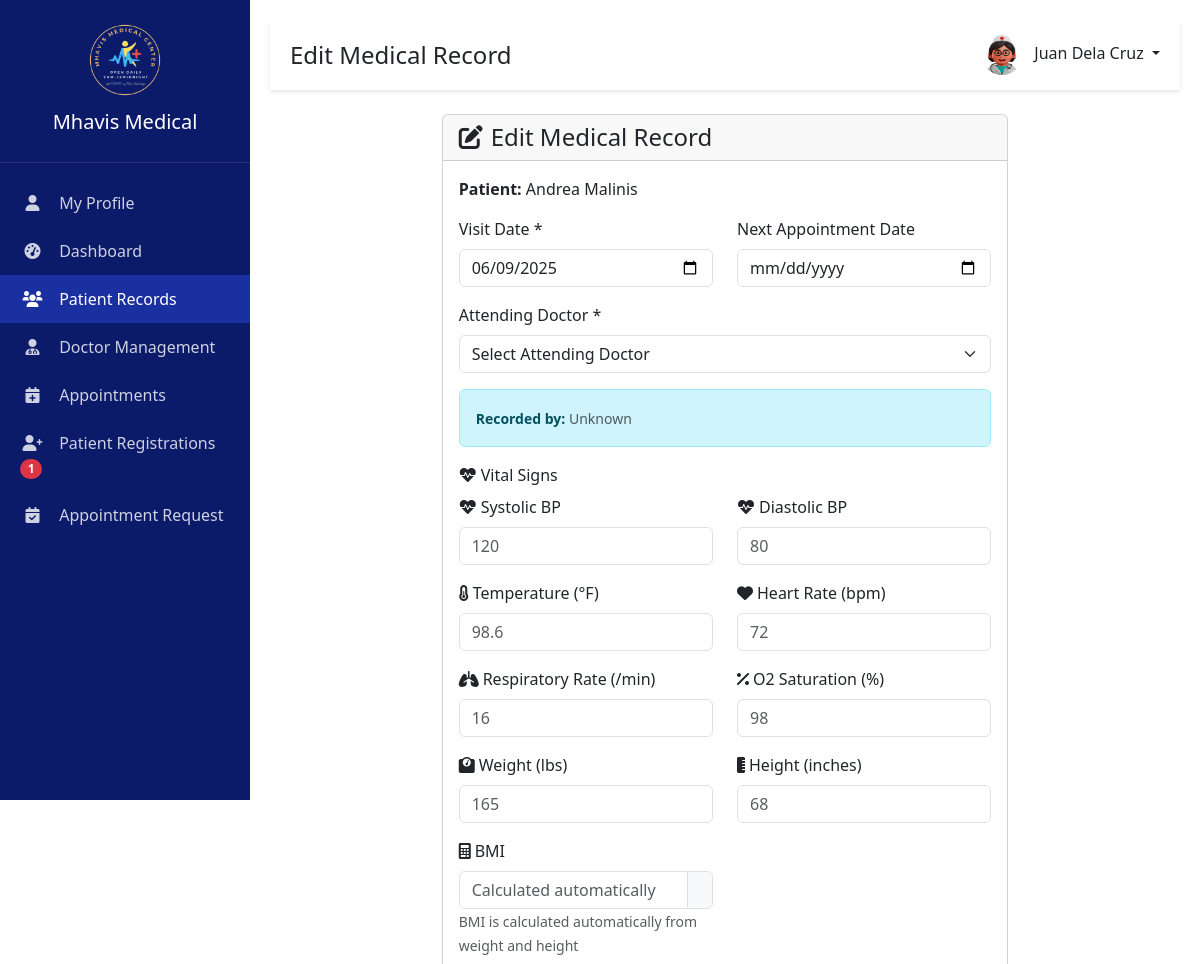
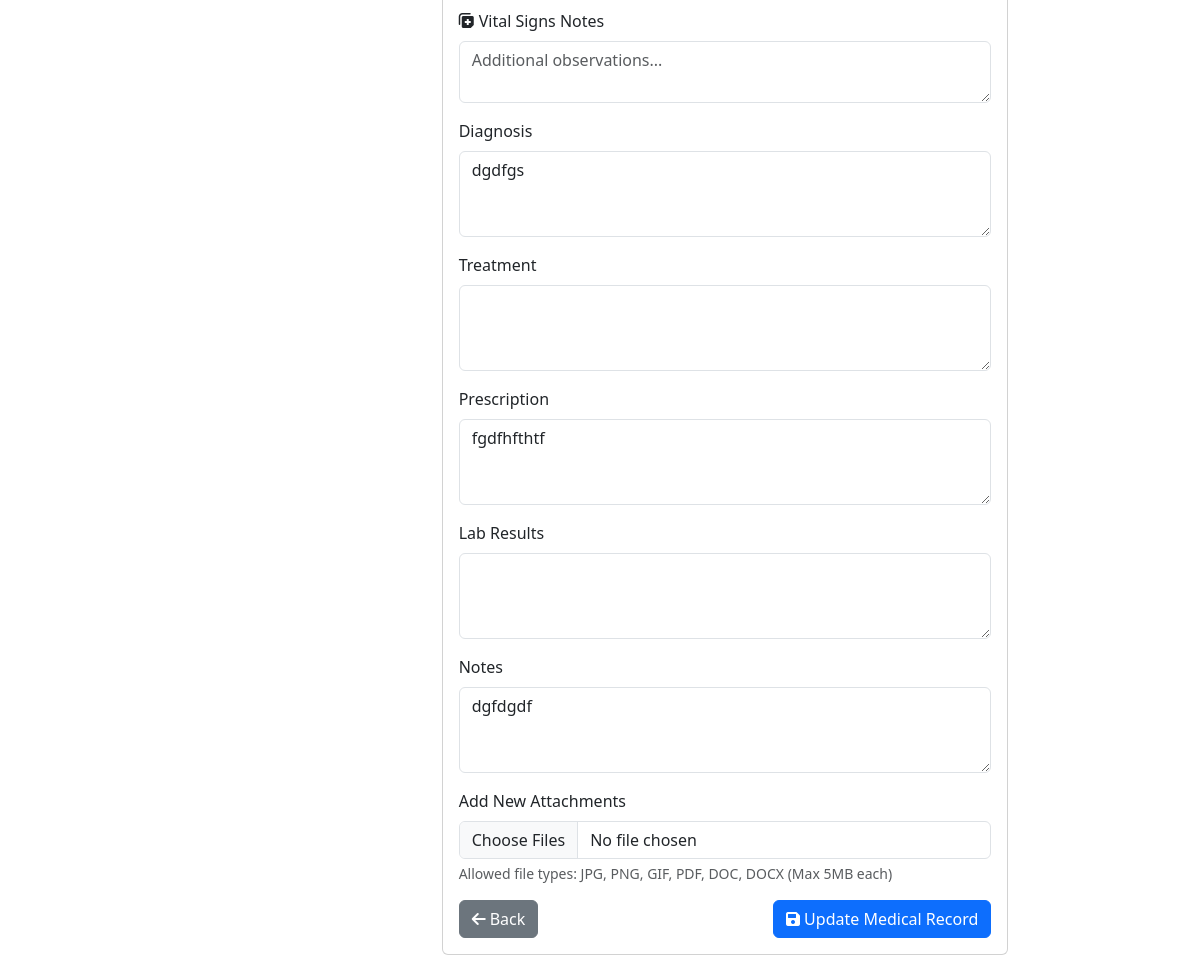
The page /main/edit_medical_record.php?id=3 (signed in) on the database its author committed (2 pictures, top to bottom).
### tables this page shows
CREATE TABLE `users` (
  `id` int(11) NOT NULL,
  `first_name` varchar(255) NOT NULL,
  `last_name` varchar(255) NOT NULL,
  `username` varchar(100) NOT NULL,
  `email` varchar(100) NOT NULL,
  `phone` varchar(20) DEFAULT NULL,
  `address` text DEFAULT NULL,
  `role` enum('Admin','Doctor') NOT NULL,
  `department_id` int(11) DEFAULT NULL,
  `specialization` varchar(100) DEFAULT NULL,
  `password` varchar(255) NOT NULL,
  `status` enum('Active','Inactive','','') NOT NULL DEFAULT 'Active',
  `profile_image` varchar(255) NOT NULL,
  `created_at` timestamp NOT NULL DEFAULT current_timestamp(),
  `updated_at` timestamp NOT NULL DEFAULT current_timestamp(),
  `license_number` varchar(50) DEFAULT NULL,
  `is_available` tinyint(1) DEFAULT 1,
  `prc_number` varchar(50) DEFAULT NULL,
  `license_type` varchar(50) DEFAULT NULL,
  `prc_id_document` varchar(255) DEFAULT NULL,
  `last_login` datetime DEFAULT NULL
);

CREATE TABLE `medical_records` (
  `id` int(11) NOT NULL,
  `patient_id` int(11) NOT NULL,
  `doctor_id` int(11) NOT NULL,
  `visit_date` date NOT NULL,
  `vitals` text NOT NULL,
  `diagnosis` text NOT NULL,
  `treatment` text NOT NULL,
  `prescription` text NOT NULL,
  `lab_results` text NOT NULL,
  `notes` text NOT NULL,
  `attachments` text DEFAULT NULL,
  `next_appointment_date` date NOT NULL,
  `created_at` timestamp NOT NULL DEFAULT current_timestamp(),
  `updated_at` timestamp NOT NULL DEFAULT current_timestamp(),
  `history_type` varchar(50) DEFAULT NULL,
  `history_details` text DEFAULT NULL,
  `status` varchar(50) DEFAULT NULL,
  `created_by` int(11) DEFAULT NULL,
  `updated_by` int(11) DEFAULT NULL
);

CREATE TABLE `patients` (
  `id` int(11) NOT NULL,
  `patient_number` varchar(20) NOT NULL,
  `first_name` varchar(100) NOT NULL,
  `middle_name` varchar(100) DEFAULT NULL,
  `last_name` varchar(100) NOT NULL,
  `suffix` varchar(20) DEFAULT NULL,
  `date_of_birth` date NOT NULL,
  `sex` enum('Male','Female','','') NOT NULL,
  `is_senior_citizen` tinyint(1) NOT NULL DEFAULT 0,
  `senior_citizen_id` varchar(20) NOT NULL,
  `is_pwd` tinyint(1) NOT NULL DEFAULT 0,
  `pwd_id` varchar(20) NOT NULL,
  `civil_status` varchar(50) DEFAULT NULL,
  `address` text NOT NULL,
  `phone` varchar(20) NOT NULL,
  `email` varchar(100) NOT NULL,
  `emergency_contact_name` varchar(100) NOT NULL,
  `emergency_contact_phone` varchar(20) NOT NULL,
  `relationship` varchar(50) DEFAULT NULL,
  `chief_complaint` text DEFAULT NULL,
  `blood_type` varchar(5) NOT NULL,
  `allergies` text NOT NULL,
  `created_at` timestamp NOT NULL DEFAULT current_timestamp(),
  `updated_at` timestamp NOT NULL DEFAULT current_timestamp()
);

### main/edit_medical_record.php (the view, shortened to what the rows shown need)
<?php
require_once __DIR__ . '/config/init.php';
$conn = getDBConnection();
$recordId = isset($_GET['id']) ? (int)$_GET['id'] : 0;
$checkCreatedBy = $conn->query("SHOW COLUMNS FROM `medical_records` LIKE 'created_by'");
$hasCreatedBy = $checkCreatedBy && $checkCreatedBy->num_rows > 0;
$checkUpdatedBy = $conn->query("SHOW COLUMNS FROM `medical_records` LIKE 'updated_by'");
$hasUpdatedBy = $checkUpdatedBy && $checkUpdatedBy->num_rows > 0;
if ($hasCreatedBy && $hasUpdatedBy) {
    $stmt = $conn->prepare("SELECT mr.*, p.first_name as patient_first_name, p.last_name as patient_last_name, p.sex as patient_sex,
                                   creator.id as creator_id, creator.first_name as creator_first_name, creator.last_name as creator_last_name, creator.role as creator_role,
                                   updater.id as updater_id, updater.first_name as updater_first_name, updater.last_name as updater_last_name, updater.role as updater_role,
                                   attending.id as attending_doctor_user_id, attending.first_name as attending_first_name, attending.last_name as attending_last_name, attending.specialization as attending_specialization
                            FROM medical_records mr
                            JOIN patients p ON mr.patient_id = p.id
                            LEFT JOIN users creator ON mr.created_by = creator.id
                            LEFT JOIN users updater ON mr.updated_by = updater.id
                            LEFT JOIN users attending ON mr.doctor_id = attending.id
                            WHERE mr.id = ?");
}
$stmt->bind_param("i", $recordId);
$stmt->execute();
$record = $stmt->get_result()->fetch_assoc();
include 'includes/header.php';
?>
<div class="container mt-4">
    <div class="row">
        <div class="col-md-8 mx-auto">
            <div class="card">
                <div class="card-body">
                    <div class="mb-3">
                        <strong>Patient:</strong> <?= htmlspecialchars($record['patient_first_name'] . ' ' . $record['patient_last_name']) ?>
                    </div>
                    <form method="POST" enctype="multipart/form-data" id="editMedicalRecordForm" onsubmit="return handleFormSubmit(event);">
                        <div class="row">
                            <div class="col-md-6">
                                <div class="mb-3">
                                    <label for="visit_date" class="form-label">Visit Date *</label>
                                    <input type="date" class="form-control" id="visit_date" name="visit_date"
                                           value="<?= htmlspecialchars($record['visit_date']) ?>" required>
                                </div>
                            </div>
                            <div class="col-md-6">
                                <div class="mb-3">
                                    <label for="next_appointment_date" class="form-label">Next Appointment Date</label>
                                    <input type="date" class="form-control" id="next_appointment_date" name="next_appointment_date"
                                           value="<?= htmlspecialchars($record['next_appointment_date']) ?>">
                                </div>
                            </div>
                        </div>
                        <?php if (isAdmin()): ?>
                            <div class="mb-3">
                            </div>
                        <?php endif; ?>
                        <div class="alert alert-info">
                        </div>
                        <div class="mb-3">
                        </div>
                        <div class="mb-3">
                            <label for="diagnosis" class="form-label">Diagnosis</label>
                            <textarea class="form-control" id="diagnosis" name="diagnosis" rows="3"><?= htmlspecialchars($record['diagnosis']) ?></textarea>
                        </div>
                        <div class="mb-3">
                        </div>
                        <div class="mb-3">
                            <label for="prescription" class="form-label">Prescription</label>
                            <textarea class="form-control" id="prescription" name="prescription" rows="3"><?= htmlspecialchars($record['prescription']) ?></textarea>
                        </div>
                        <div class="mb-3">
                        </div>
                        <div class="mb-3">
                            <label for="notes" class="form-label">Notes</label>
                            <textarea class="form-control" id="notes" name="notes" rows="3"><?= htmlspecialchars($record['notes']) ?></textarea>
                        </div>
                        <div class="mb-3">
                        </div>
                        <div class="d-flex justify-content-between">
                        </div>
                    </form>
                </div>
            </div>
        </div>
    </div>
</div>
<?php include 'includes/footer.php'; ?>

### includes/header.php (shortened to what the rows shown need)
<?php
require_once 'config/init.php';
$is_staff_logged_in = isset($_SESSION['user_id']) && !empty($_SESSION['user_id']);
if ($is_staff_logged_in) {
    $user_id = $_SESSION['user_id'];
    $stmt = $conn->prepare("SELECT first_name, last_name, email, phone, username, profile_image, role FROM users WHERE id = ?");
    $stmt->bind_param("i", $user_id);
    $stmt->execute();
    $result = $stmt->get_result();
    $user = $result->fetch_assoc();
    $full_name = $user['first_name'] . ' ' . $user['last_name'];
    $profile_image = $user['profile_image'] ?? 'img/default-avatar.png';
}
$is_iframe = isset($_GET['iframe']) && $_GET['iframe'] == '1';
?>
<!DOCTYPE html>
<html lang="en">
<head>
    <link href="https://cdn.jsdelivr.net/npm/bootstrap@5.3.0/dist/css/bootstrap.min.css" rel="stylesheet">
    <link href="https://cdnjs.cloudflare.com/ajax/libs/font-awesome/6.0.0/css/all.min.css" rel="stylesheet">
    <link href="assets/css/style.css" rel="stylesheet">
    <link href='https://cdn.jsdelivr.net/npm/@fullcalendar/core@6.1.10/main.min.css' rel='stylesheet' />
    <link href="https://cdn.datatables.net/1.13.7/css/dataTables.bootstrap5.min.css" rel="stylesheet">
    <link rel="stylesheet" href="https://cdn.jsdelivr.net/npm/flatpickr/dist/flatpickr.min.css">
</head>
<body<?php echo $is_iframe ? ' class="iframe-mode"' : ''; ?>>
    <div class="main-content"<?php echo $is_iframe ? ' style="margin-left: 0; padding: 0;"' : ''; ?>>
        <div class="top-bar"<?php echo $is_iframe ? ' style="display: none;"' : ''; ?>>
            <div class="d-flex align-items-center">
                <div class="user-profile dropdown">
                <a href="#" class="dropdown-toggle text-decoration-none text-dark" data-bs-toggle="dropdown">
                    <img src="<?php echo htmlspecialchars($profile_image); ?>" alt="Profile"
                         onerror="this.src='img/defaultDP.jpg'"
                         id="header-profile-image">
                    <span class="ms-2"><?php echo htmlspecialchars($full_name); ?></span>
                </a>
                </div>
            </div>
        </div>
        <div class="container-fluid"<?php echo $is_iframe ? ' style="padding: 0;"' : ''; ?>>

### rows shown on the page
users: profile_image (picture), full_name "Juan Dela Cruz"
medical_records: patient.last_name "Andrea Malinis", visit_date "06/09/2025", diagnosis "dgdfgs", prescription "fgdfhfthtf", notes "dgfdgdf"

### other values the page prints
$pending_registration_count "1"
$page_title "Edit Medical Record"
